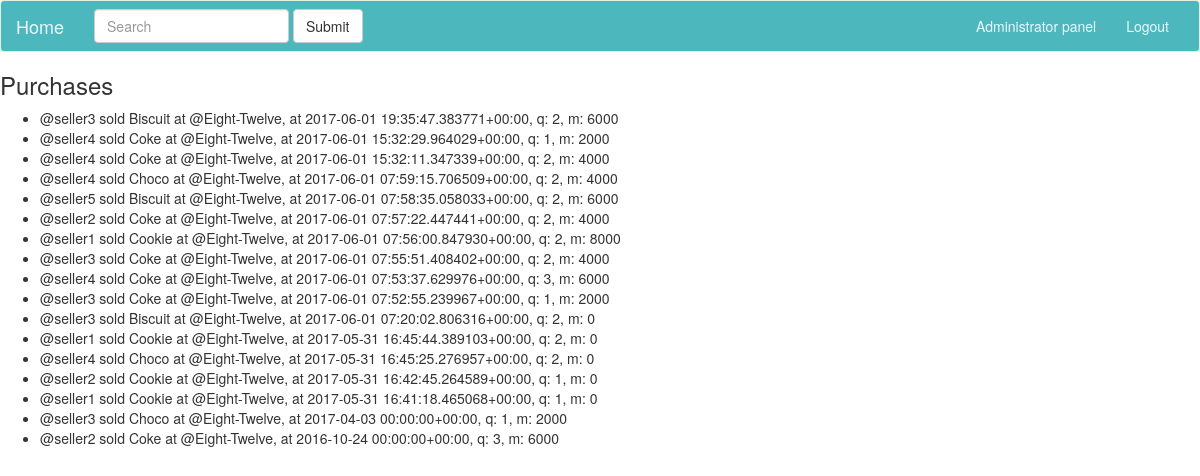
Page /purchases/ (signed in) on the committed database.
### core/models.py (models this page shows, shortened)
class Purchases(models.Model):
    quantity = models.IntegerField()
    date = models.DateTimeField(default=timezone.now)
    seller = models.ForeignKey(Seller, on_delete=models.SET_NULL, null=True)
    good = models.ForeignKey(Goods, on_delete=models.SET_NULL, null=True) # Recently added
    money = models.IntegerField(default=0)
    class Meta:
        verbose_name_plural = 'Purchases'
    def __str__(self):
        return '@' + self.seller.user.username + ' sold ' + self.good.name  + ' at @' \
               + self.good.store.name + ', at ' + self.date.__str__() + ', q: ' +\
               str(self.quantity) + ', m: ' + str(self.money)

class Seller(models.Model):
    user = models.OneToOneField(User)
    phone_num = models.CharField(max_length=20, blank=True)

class Goods(models.Model):
    name = models.CharField(max_length=100) # Recently added
    category = models.CharField(max_length=100, default='uncategorized')
    price = models.IntegerField()
    quantity = models.IntegerField()
    bar_code = models.CharField(max_length=255)
    store = models.ForeignKey(Store, on_delete=models.CASCADE)
    class Meta:
        verbose_name_plural = 'Goods'

class Store(models.Model):
    name = models.CharField(max_length=50)
    address = models.CharField(max_length=100)
    phone_num = models.CharField(max_length=20, blank=True)

### core/views.py (the view)
# urls.py: url(r'^purchases/(?P<store_pk>[0-9]+)/$', core_views.purchases, name='purchases'),
@login_required
def purchases(request, store_pk=None):
    store_obj = None
    if store_pk is None:
        purchases_obj = Purchases.objects.all()
    else:
        purchases_obj = Purchases.objects.filter(good__store__pk=store_pk)
        store_obj = get_object_or_404(Store, pk=store_pk)
    purchases_obj = purchases_obj.order_by('-date')
    return render(request, 'core/purchases.html', {'purchases': purchases_obj, 'store': store_obj})

### core/templates/core/purchases.html
{% extends 'base.html' %}
{% block content %}
    {% if store is not None %}
        <h3>Purchases in <a href="{% url 'core:store' store.pk %}">{{ store.name }}</a></h3>
    {% else %}
        <h3>Purchases</h3>
    {% endif %}
    <ul>
        {% for purchase in purchases %}
        <li>{{ purchase }}</li>
        {% endfor %}
    </ul>
{% endblock %}

### rows in the picture
Purchases: seller+good+date "@seller3 sold Biscuit at @Eight-Twelve, at 2017-06-01 19:35:47.383771+00:00, q: 2, m: 6000"
Purchases: seller+good+date "@seller4 sold Coke at @Eight-Twelve, at 2017-06-01 15:32:29.964029+00:00, q: 1, m: 2000"
Purchases: seller+good+date "@seller4 sold Coke at @Eight-Twelve, at 2017-06-01 15:32:11.347339+00:00, q: 2, m: 4000"
Purchases: seller+good+date "@seller4 sold Choco at @Eight-Twelve, at 2017-06-01 07:59:15.706509+00:00, q: 2, m: 4000"
Purchases: seller+good+date "@seller5 sold Biscuit at @Eight-Twelve, at 2017-06-01 07:58:35.058033+00:00, q: 2, m: 6000"
Purchases: seller+good+date "@seller2 sold Coke at @Eight-Twelve, at 2017-06-01 07:57:22.447441+00:00, q: 2, m: 4000"
Purchases: seller+good+date "@seller1 sold Cookie at @Eight-Twelve, at 2017-06-01 07:56:00.847930+00:00, q: 2, m: 8000"
Purchases: seller+good+date "@seller3 sold Coke at @Eight-Twelve, at 2017-06-01 07:55:51.408402+00:00, q: 2, m: 4000"
Purchases: seller+good+date "@seller4 sold Coke at @Eight-Twelve, at 2017-06-01 07:53:37.629976+00:00, q: 3, m: 6000"
Purchases: seller+good+date "@seller3 sold Coke at @Eight-Twelve, at 2017-06-01 07:52:55.239967+00:00, q: 1, m: 2000"
Purchases: seller+good+date "@seller3 sold Biscuit at @Eight-Twelve, at 2017-06-01 07:20:02.806316+00:00, q: 2, m: 0"
Purchases: seller+good+date "@seller1 sold Cookie at @Eight-Twelve, at 2017-05-31 16:45:44.389103+00:00, q: 2, m: 0"
Purchases: seller+good+date "@seller4 sold Choco at @Eight-Twelve, at 2017-05-31 16:45:25.276957+00:00, q: 2, m: 0"
Purchases: seller+good+date "@seller2 sold Cookie at @Eight-Twelve, at 2017-05-31 16:42:45.264589+00:00, q: 1, m: 0"
Purchases: seller+good+date "@seller1 sold Cookie at @Eight-Twelve, at 2017-05-31 16:41:18.465068+00:00, q: 1, m: 0"
Purchases: seller+good+date "@seller3 sold Choco at @Eight-Twelve, at 2017-04-03 00:00:00+00:00, q: 1, m: 2000"
Purchases: seller+good+date "@seller2 sold Coke at @Eight-Twelve, at 2016-10-24 00:00:00+00:00, q: 3, m: 6000"
